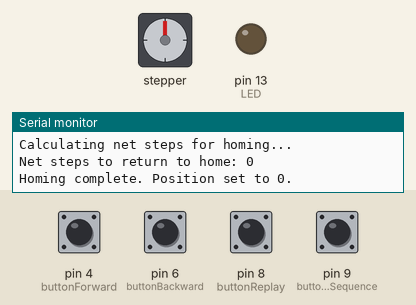
This sketch was run on a simulated Arduino Uno, built with avr-gcc and run on an emulated ATmega328P. On the bench: stepper motor, output pins drawn as LEDs (lit = HIGH), the last lines printed to the serial monitor. Dashed ring = blinking. The test bench sets the inputs (shaded band); at power-on: pin 4 (buttonForward), pin 6 (buttonBackward), pin 8 (buttonReplay), pin 9 (buttonEraseSequence) HIGH. Stepper angles assume 200 steps per turn.

Above: at 1.2 s.
1.3 s: pin 4 (buttonForward) pulled LOW for 0.15 s
At 2.5 s:
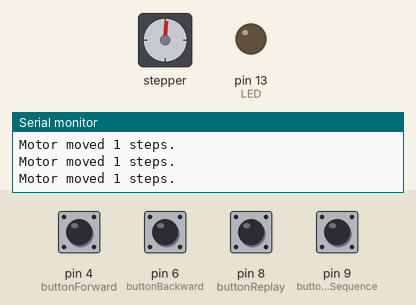
2.9 s: pin 8 (buttonReplay) pulled LOW for 0.15 s
At 3.4 s:
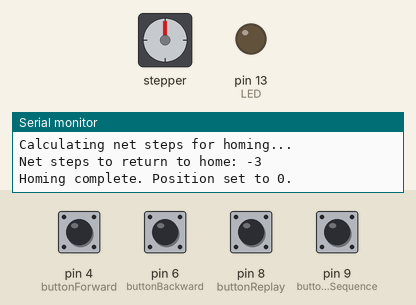
6.0 s: pin 8 (buttonReplay) pulled LOW for 1 s
8.5 s: pin 9 (buttonEraseSequence) pulled LOW for 0.15 s
At 8.9 s:
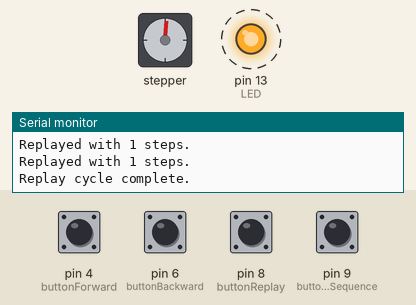
11.6 s: pin 6 (buttonBackward) pulled LOW for 1 s
At 13.2 s:
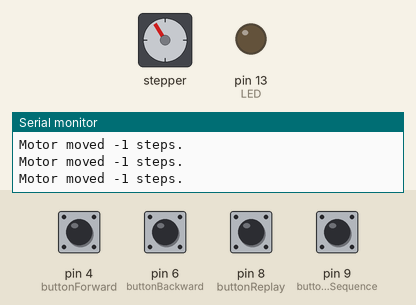
14.6 s: pin 9 (buttonEraseSequence) pulled LOW for 1 s
At 14.9 s:
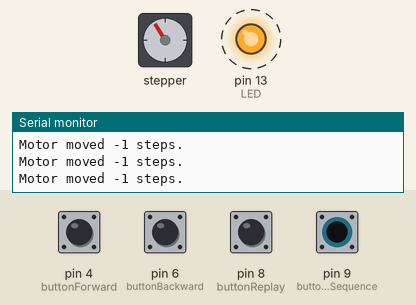
Timing chart, 0 to 18.6 s (numbered marks = the images above; inputs shaded):
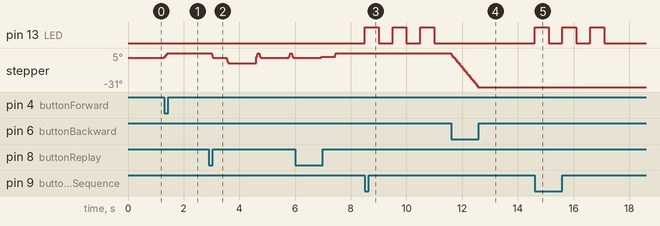

The sketch:

REPLAY_STEPS_2.ino
```cpp
#include <AccelStepper.h>

// Define pins for the motor
#define dirPin 2
#define stepPin 3

// Define button pins for motor control
#define buttonForward 4
#define buttonBackward 6
#define buttonReplay 8 // Button to trigger replay
#define homingSwitchPin 7 // Pin for the homing switch
#define buttonEraseSequence 9 // Button to erase the sequence
#define LED 13 // LED pin

// Motor interface type (Driver with Step and Direction)
#define motorInterfaceType 1

// Create a stepper object
AccelStepper motor(motorInterfaceType, stepPin, dirPin);

// Step recording structure
struct StepRecord {
  int steps;   // Number of steps
};

// Define a sequence storage array
StepRecord stepSequence[1000]; // Adjust size as needed
int sequenceIndex = 0;         // Index for storing steps
bool recording = true;         // Flag for recording mode
bool replaying = false;        // Flag for continuous replay mode

// Define limits for the stepper motor's movement
int maxPositiveSteps = 100;  // Maximum allowable steps in the forward direction
int maxNegativeSteps = -100; // Maximum allowable steps in the backward direction

void setup() {
  // Initialize motor
  motor.setMaxSpeed(1000);
  motor.setAcceleration(1000);

  // Initialize button pins
  pinMode(buttonForward, INPUT_PULLUP);
  pinMode(buttonBackward, INPUT_PULLUP);
  pinMode(buttonReplay, INPUT_PULLUP);
  pinMode(homingSwitchPin, INPUT_PULLUP); // Homing switch pin
  pinMode(buttonEraseSequence, INPUT_PULLUP); // Erase sequence button
  pinMode(LED, OUTPUT); // LED pin

  Serial.begin(9600);
  Serial.println("Single Motor Control Ready.");

  // Perform homing at startup
  homeStepper();
}

void loop() {
  // Check button inputs for the motor
  if (!replaying && digitalRead(buttonForward) == LOW) {
    // Allow movement only if within the positive limit
    if (motor.currentPosition() < maxPositiveSteps) {
      performStep(1); // Forward 1 step
    } else {
      Serial.println("Forward limit reached!");
    }
    delay(50); // Debounce delay
  }

  if (!replaying && digitalRead(buttonBackward) == LOW) {
    // Allow movement only if within the negative limit
    if (motor.currentPosition() > maxNegativeSteps) {
      performStep(-1); // Backward 1 step
    } else {
      Serial.println("Backward limit reached!");
    }
    delay(50); // Debounce delay
  }

  // Check replay button
  if (digitalRead(buttonReplay) == LOW) {
    delay(50); // Debounce delay
    if (!replaying) {
      Serial.println("Replaying recorded steps continuously...");
      homeStepper();  // Ensure the motor is homed before replaying
      replaying = true; // Enable continuous replay mode
    } else {
      Serial.println("Replay stopped.");
      replaying = false; // Disable replay mode
    }
    delay(500);      // Debounce delay to prevent multiple triggers
  }

  // Continuous replay
  while (replaying) {
    replaySequence();

    // Check if replay button is pressed again to stop replay
    if (digitalRead(buttonReplay) == LOW) {
      Serial.println("Replay stopped.");
      replaying = false;
      delay(500); // Debounce delay
    }
  }

  // Check if erase button is pressed during replay
  if (digitalRead(buttonEraseSequence) == LOW) {
    eraseSequence();
    replaying = false; // Stop replay mode
    delay(50);        // Debounce delay
  }
}

// Perform step and optionally record it
void performStep(int steps) {
  int nextPosition = motor.currentPosition() + steps;

  // Ensure the step remains within limits
  if (nextPosition > maxPositiveSteps || nextPosition < maxNegativeSteps) {
    Serial.println("Step limit reached. Movement canceled.");
    return;
  }

  motor.move(steps);
  while (motor.distanceToGo() != 0) {
    motor.run();
  }

  // Record the step if in recording mode
  if (recording) {
    if (sequenceIndex < 1000) {
      stepSequence[sequenceIndex] = {steps};
      sequenceIndex++;
    } else {
      Serial.println("Step sequence memory full!");
    }
  }

  Serial.print("Motor moved ");
  Serial.print(steps);
  Serial.println(" steps.");
}

// Replay the recorded sequence
void replaySequence() {
  homeStepper();
  delay(1000);
  recording = false; // Disable recording during replay
  for (int i = 0; i < sequenceIndex; i++) {
    int steps = stepSequence[i].steps;
    motor.move(steps);
    while (motor.distanceToGo() != 0) {
      motor.run();
    }

    // Check if replay button is pressed again to stop replay
    if (digitalRead(buttonReplay) == LOW) {
      Serial.println("Replay stopped.");
      replaying = false;
      delay(500); // Debounce delay
    }

    Serial.print("Replayed with ");
    Serial.print(steps);
    Serial.println(" steps.");
  }
  Serial.println("Replay cycle complete.");
}

// Homing function to reset the stepper to a known position
void homeStepper() {
  Serial.println("Calculating net steps for homing...");

  // Calculate net steps from the recorded sequence
  int netSteps = 0;
  for (int i = 0; i < sequenceIndex; i++) {
    netSteps += stepSequence[i].steps;
  }

  Serial.print("Net steps to return to home: ");
  Serial.println(-netSteps);

  // Move the motor back by netSteps to return to the zero position
  motor.move(-netSteps);
  while (motor.distanceToGo() != 0) {
    motor.run();
  }

  // Reset the motor's position to 0
  motor.setCurrentPosition(0);

  Serial.println("Homing complete. Position set to 0.");
}

// Erase the recorded sequence
void eraseSequence() {
  sequenceIndex = 0; // Reset the sequence index
  flash_LED(3);
  Serial.println("Step sequence erased.");
}

// Flash LED to indicate an event
void flash_LED(int times) {
  for (int i = 0; i < times; i++) {
    digitalWrite(LED, HIGH);
    delay(500);
    digitalWrite(LED, LOW);
    delay(500);
  }
}
```

Measured:
- after the input at 8.5 s, pin 13 (LED): alternates HIGH for 0.50 s and LOW for 0.50 s, starting at once
- after the input at 11.6 s, stepper: turns 36° counter-clockwise in 0.96 s, starting at once
- after the input at 14.6 s, pin 13 (LED): alternates HIGH for 0.50 s and LOW for 0.50 s, 6 changes in all, then stays LOW, starting at once
